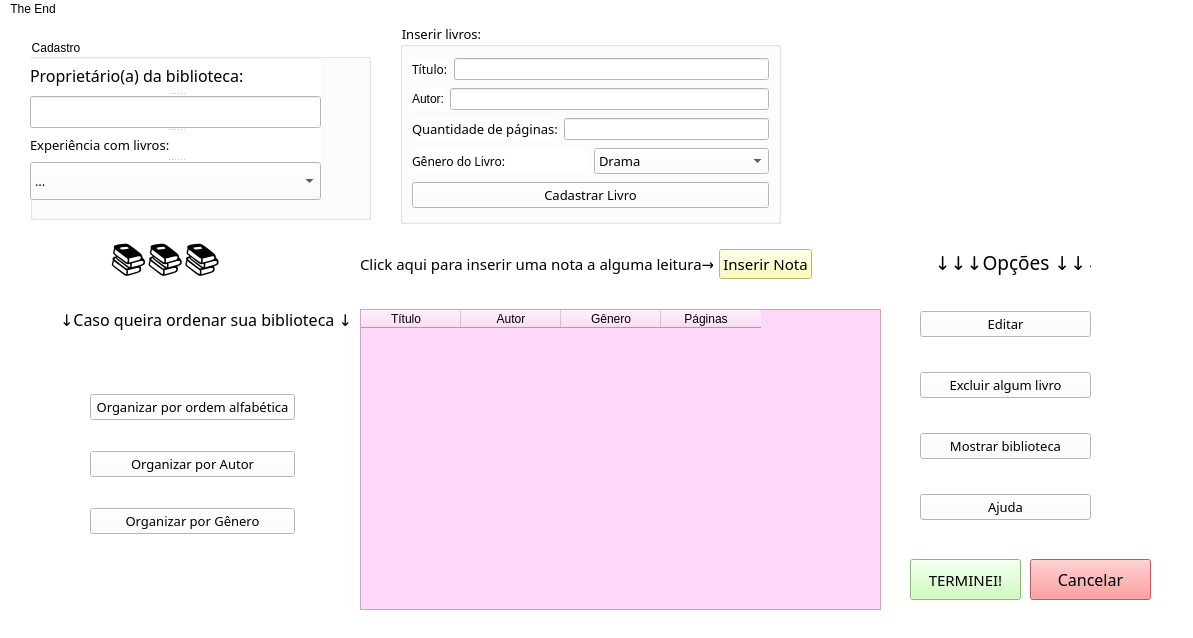
<?xml version="1.0" encoding="UTF-8"?>
<ui version="4.0">
 <class>MainWindow</class>
 <widget class="QMainWindow" name="MainWindow">
  <property name="geometry">
   <rect>
    <x>0</x>
    <y>0</y>
    <width>1193</width>
    <height>638</height>
   </rect>
  </property>
  <property name="windowTitle">
   <string>MainWindow</string>
  </property>
  <property name="styleSheet">
   <string notr="true">background-color:rgb(255, 255, 255)</string>
  </property>
  <widget class="QWidget" name="centralwidget">
   <widget class="QGroupBox" name="groupBox">
    <property name="geometry">
     <rect>
      <x>400</x>
      <y>4</y>
      <width>381</width>
      <height>201</height>
     </rect>
    </property>
    <property name="font">
     <font>
      <family>MV Boli</family>
      <pointsize>10</pointsize>
     </font>
    </property>
    <property name="title">
     <string>Inserir livros:</string>
    </property>
    <layout class="QVBoxLayout" name="verticalLayout_2">
     <item>
      <layout class="QHBoxLayout" name="horizontalLayout">
       <item>
        <widget class="QLabel" name="label_3">
         <property name="font">
          <font>
           <family>MV Boli</family>
           <pointsize>9</pointsize>
          </font>
         </property>
         <property name="text">
          <string>Título:</string>
         </property>
        </widget>
       </item>
       <item>
        <widget class="QLineEdit" name="nome">
         <property name="styleSheet">
          <string notr="true">background-color:rgb(255, 255, 255)</string>
         </property>
        </widget>
       </item>
      </layout>
     </item>
     <item>
      <layout class="QHBoxLayout" name="horizontalLayout_2">
       <item>
        <widget class="QLabel" name="label_7">
         <property name="text">
          <string>Autor:</string>
         </property>
        </widget>
       </item>
       <item>
        <widget class="QLineEdit" name="autor">
         <property name="styleSheet">
          <string notr="true">background-color:rgb(255, 255, 255)</string>
         </property>
        </widget>
       </item>
      </layout>
     </item>
     <item>
      <layout class="QHBoxLayout" name="horizontalLayout_3">
       <item>
        <widget class="QLabel" name="label_5">
         <property name="font">
          <font>
           <family>MV Boli</family>
           <pointsize>10</pointsize>
          </font>
         </property>
         <property name="text">
          <string>Quantidade de páginas:</string>
         </property>
        </widget>
       </item>
       <item>
        <widget class="QLineEdit" name="paginas"/>
       </item>
      </layout>
     </item>
     <item>
      <layout class="QHBoxLayout" name="horizontalLayout_4">
       <item>
        <widget class="QLabel" name="label_4">
         <property name="font">
          <font>
           <family>MV Boli</family>
           <pointsize>9</pointsize>
          </font>
         </property>
         <property name="styleSheet">
          <string notr="true"/>
         </property>
         <property name="text">
          <string>Gênero do Livro:</string>
         </property>
        </widget>
       </item>
       <item>
        <widget class="QComboBox" name="genero">
         <property name="font">
          <font>
           <family>MV Boli</family>
           <pointsize>10</pointsize>
          </font>
         </property>
         <property name="styleSheet">
          <string notr="true">background-color:rgb(255, 255, 255)</string>
         </property>
         <item>
          <property name="text">
           <string>Drama</string>
          </property>
         </item>
         <item>
          <property name="text">
           <string>LGBT</string>
          </property>
         </item>
         <item>
          <property name="text">
           <string>Novela </string>
          </property>
         </item>
         <item>
          <property name="text">
           <string>I.A</string>
          </property>
         </item>
         <item>
          <property name="text">
           <string>Distopia</string>
          </property>
         </item>
         <item>
          <property name="text">
           <string>Biografia</string>
          </property>
         </item>
         <item>
          <property name="text">
           <string>Mistério</string>
          </property>
         </item>
         <item>
          <property name="text">
           <string>Thriller</string>
          </property>
         </item>
         <item>
          <property name="text">
           <string>Suspense</string>
          </property>
         </item>
         <item>
          <property name="text">
           <string>Conto</string>
          </property>
         </item>
         <item>
          <property name="text">
           <string>Poesia </string>
          </property>
         </item>
         <item>
          <property name="text">
           <string>Ficção</string>
          </property>
         </item>
         <item>
          <property name="text">
           <string>Aventura</string>
          </property>
         </item>
         <item>
          <property name="text">
           <string>Terror</string>
          </property>
         </item>
         <item>
          <property name="text">
           <string>Romance</string>
          </property>
         </item>
         <item>
          <property name="text">
           <string>Outro</string>
          </property>
         </item>
        </widget>
       </item>
      </layout>
     </item>
     <item>
      <widget class="QPushButton" name="cadastrar">
       <property name="font">
        <font>
         <family>MV Boli</family>
         <pointsize>10</pointsize>
        </font>
       </property>
       <property name="styleSheet">
        <string notr="true">background-color:rgb(255, 255, 255)</string>
       </property>
       <property name="text">
        <string>Cadastrar Livro</string>
       </property>
      </widget>
     </item>
    </layout>
   </widget>
   <widget class="QTableWidget" name="tabela">
    <property name="geometry">
     <rect>
      <x>360</x>
      <y>290</y>
      <width>521</width>
      <height>301</height>
     </rect>
    </property>
    <property name="font">
     <font>
      <family>MV Boli</family>
      <pointsize>10</pointsize>
     </font>
    </property>
    <property name="layoutDirection">
     <enum>Qt::LeftToRight</enum>
    </property>
    <property name="styleSheet">
     <string notr="true">background-color:rgb(255, 216, 249)</string>
    </property>
    <attribute name="horizontalHeaderCascadingSectionResizes">
     <bool>false</bool>
    </attribute>
    <attribute name="horizontalHeaderShowSortIndicator" stdset="0">
     <bool>false</bool>
    </attribute>
    <attribute name="horizontalHeaderStretchLastSection">
     <bool>false</bool>
    </attribute>
    <column>
     <property name="text">
      <string>Título   </string>
     </property>
    </column>
    <column>
     <property name="text">
      <string>Autor</string>
     </property>
    </column>
    <column>
     <property name="text">
      <string>Gênero</string>
     </property>
    </column>
    <column>
     <property name="text">
      <string>Páginas   </string>
     </property>
    </column>
   </widget>
   <widget class="QPushButton" name="pushButton">
    <property name="geometry">
     <rect>
      <x>1030</x>
      <y>540</y>
      <width>121</width>
      <height>41</height>
     </rect>
    </property>
    <property name="font">
     <font>
      <family>MV Boli</family>
      <pointsize>12</pointsize>
     </font>
    </property>
    <property name="styleSheet">
     <string notr="true">background-color:rgb(255, 129, 131)</string>
    </property>
    <property name="text">
     <string>Cancelar</string>
    </property>
   </widget>
   <widget class="QWidget" name="layoutWidget">
    <property name="geometry">
     <rect>
      <x>920</x>
      <y>230</y>
      <width>171</width>
      <height>271</height>
     </rect>
    </property>
    <layout class="QVBoxLayout" name="verticalLayout">
     <item>
      <widget class="QLabel" name="label_9">
       <property name="font">
        <font>
         <family>MV Boli</family>
         <pointsize>14</pointsize>
        </font>
       </property>
       <property name="layoutDirection">
        <enum>Qt::LeftToRight</enum>
       </property>
       <property name="text">
        <string>   ↓↓↓Opções ↓↓↓</string>
       </property>
      </widget>
     </item>
     <item>
      <spacer name="verticalSpacer_3">
       <property name="orientation">
        <enum>Qt::Vertical</enum>
       </property>
       <property name="sizeHint" stdset="0">
        <size>
         <width>20</width>
         <height>40</height>
        </size>
       </property>
      </spacer>
     </item>
     <item>
      <widget class="QPushButton" name="editar">
       <property name="font">
        <font>
         <family>MV Boli</family>
         <pointsize>10</pointsize>
        </font>
       </property>
       <property name="styleSheet">
        <string notr="true">background-color:rgb(255, 255, 255)</string>
       </property>
       <property name="text">
        <string>Editar</string>
       </property>
      </widget>
     </item>
     <item>
      <spacer name="verticalSpacer">
       <property name="orientation">
        <enum>Qt::Vertical</enum>
       </property>
       <property name="sizeHint" stdset="0">
        <size>
         <width>20</width>
         <height>40</height>
        </size>
       </property>
      </spacer>
     </item>
     <item>
      <widget class="QPushButton" name="excluir">
       <property name="font">
        <font>
         <family>MV Boli</family>
         <pointsize>10</pointsize>
        </font>
       </property>
       <property name="styleSheet">
        <string notr="true">background-color:rgb(255, 255, 255)</string>
       </property>
       <property name="text">
        <string>Excluir algum livro</string>
       </property>
      </widget>
     </item>
     <item>
      <spacer name="verticalSpacer_2">
       <property name="orientation">
        <enum>Qt::Vertical</enum>
       </property>
       <property name="sizeHint" stdset="0">
        <size>
         <width>20</width>
         <height>40</height>
        </size>
       </property>
      </spacer>
     </item>
     <item>
      <widget class="QPushButton" name="pushButton_2">
       <property name="font">
        <font>
         <family>MV Boli</family>
         <pointsize>10</pointsize>
        </font>
       </property>
       <property name="styleSheet">
        <string notr="true">background-color:rgb(255, 255, 255)</string>
       </property>
       <property name="text">
        <string>Mostrar biblioteca</string>
       </property>
      </widget>
     </item>
     <item>
      <spacer name="verticalSpacer_4">
       <property name="orientation">
        <enum>Qt::Vertical</enum>
       </property>
       <property name="sizeHint" stdset="0">
        <size>
         <width>20</width>
         <height>40</height>
        </size>
       </property>
      </spacer>
     </item>
     <item>
      <widget class="QPushButton" name="pushButton_3">
       <property name="font">
        <font>
         <family>MV Boli</family>
         <pointsize>10</pointsize>
        </font>
       </property>
       <property name="text">
        <string>Ajuda</string>
       </property>
      </widget>
     </item>
    </layout>
   </widget>
   <widget class="QGroupBox" name="groupBox_2">
    <property name="geometry">
     <rect>
      <x>30</x>
      <y>20</y>
      <width>341</width>
      <height>181</height>
     </rect>
    </property>
    <property name="title">
     <string>Cadastro</string>
    </property>
    <widget class="QSplitter" name="splitter">
     <property name="geometry">
      <rect>
       <x>0</x>
       <y>20</y>
       <width>291</width>
       <height>141</height>
      </rect>
     </property>
     <property name="orientation">
      <enum>Qt::Vertical</enum>
     </property>
     <widget class="QLabel" name="label">
      <property name="font">
       <font>
        <family>MV Boli</family>
        <pointsize>12</pointsize>
       </font>
      </property>
      <property name="text">
       <string>Proprietário(a) da biblioteca:</string>
      </property>
     </widget>
     <widget class="QLineEdit" name="pessoa">
      <property name="styleSheet">
       <string notr="true">background-color:rgb(255, 255, 255)</string>
      </property>
     </widget>
     <widget class="QLabel" name="label_2">
      <property name="font">
       <font>
        <family>MV Boli</family>
        <pointsize>10</pointsize>
       </font>
      </property>
      <property name="text">
       <string>Experiência com livros:</string>
      </property>
     </widget>
     <widget class="QComboBox" name="indicador">
      <property name="font">
       <font>
        <family>MV Boli</family>
        <pointsize>10</pointsize>
       </font>
      </property>
      <property name="styleSheet">
       <string notr="true">background-color:rgb(255, 255, 255)
</string>
      </property>
      <item>
       <property name="text">
        <string>...</string>
       </property>
      </item>
      <item>
       <property name="text">
        <string>Bookaholic</string>
       </property>
      </item>
      <item>
       <property name="text">
        <string>Mais do que viciado</string>
       </property>
      </item>
      <item>
       <property name="text">
        <string>Mediano</string>
       </property>
      </item>
      <item>
       <property name="text">
        <string>Iniciante</string>
       </property>
      </item>
      <item>
       <property name="text">
        <string>Só leio quando estou com tédio</string>
       </property>
      </item>
     </widget>
    </widget>
   </widget>
   <widget class="QWidget" name="layoutWidget_2">
    <property name="geometry">
     <rect>
      <x>90</x>
      <y>350</y>
      <width>205</width>
      <height>191</height>
     </rect>
    </property>
    <layout class="QVBoxLayout" name="verticalLayout_3">
     <item>
      <widget class="QPushButton" name="alfabetica">
       <property name="font">
        <font>
         <family>MV Boli</family>
         <pointsize>10</pointsize>
        </font>
       </property>
       <property name="text">
        <string>Organizar por ordem alfabética</string>
       </property>
      </widget>
     </item>
     <item>
      <widget class="QPushButton" name="pushButton_4">
       <property name="font">
        <font>
         <family>MV Boli</family>
         <pointsize>10</pointsize>
        </font>
       </property>
       <property name="text">
        <string>Organizar por Autor</string>
       </property>
      </widget>
     </item>
     <item>
      <widget class="QPushButton" name="gen">
       <property name="font">
        <font>
         <family>MV Boli</family>
         <pointsize>10</pointsize>
        </font>
       </property>
       <property name="text">
        <string>Organizar por Gênero</string>
       </property>
      </widget>
     </item>
    </layout>
   </widget>
   <widget class="QLabel" name="label_6">
    <property name="geometry">
     <rect>
      <x>60</x>
      <y>270</y>
      <width>291</width>
      <height>61</height>
     </rect>
    </property>
    <property name="font">
     <font>
      <family>MV Boli</family>
      <pointsize>12</pointsize>
     </font>
    </property>
    <property name="text">
     <string>↓Caso queira ordenar sua biblioteca ↓</string>
    </property>
   </widget>
   <widget class="QPushButton" name="finish">
    <property name="geometry">
     <rect>
      <x>910</x>
      <y>540</y>
      <width>111</width>
      <height>41</height>
     </rect>
    </property>
    <property name="font">
     <font>
      <family>MV Boli</family>
      <pointsize>11</pointsize>
     </font>
    </property>
    <property name="styleSheet">
     <string notr="true">background-color: rgb(194, 255, 171);</string>
    </property>
    <property name="text">
     <string>TERMINEI!</string>
    </property>
   </widget>
   <widget class="QWidget" name="layoutWidget">
    <property name="geometry">
     <rect>
      <x>360</x>
      <y>230</y>
      <width>452</width>
      <height>30</height>
     </rect>
    </property>
    <layout class="QHBoxLayout" name="horizontalLayout_5">
     <item>
      <widget class="QLabel" name="label_8">
       <property name="font">
        <font>
         <family>MV Boli</family>
         <pointsize>11</pointsize>
        </font>
       </property>
       <property name="text">
        <string>Click aqui para inserir uma nota a alguma leitura→</string>
       </property>
      </widget>
     </item>
     <item>
      <widget class="QPushButton" name="inserir">
       <property name="font">
        <font>
         <family>MV Boli</family>
         <pointsize>11</pointsize>
        </font>
       </property>
       <property name="styleSheet">
        <string notr="true">background-color:rgb(255, 255, 164)</string>
       </property>
       <property name="text">
        <string>Inserir Nota</string>
       </property>
      </widget>
     </item>
    </layout>
   </widget>
   <widget class="QLabel" name="label_10">
    <property name="geometry">
     <rect>
      <x>900</x>
      <y>10</y>
      <width>211</width>
      <height>211</height>
     </rect>
    </property>
    <property name="text">
     <string/>
    </property>
    <property name="pixmap">
     <pixmap>../../Imagens/novoicon.png</pixmap>
    </property>
    <property name="scaledContents">
     <bool>true</bool>
    </property>
   </widget>
   <widget class="QLabel" name="label_11">
    <property name="geometry">
     <rect>
      <x>110</x>
      <y>220</y>
      <width>141</width>
      <height>51</height>
     </rect>
    </property>
    <property name="font">
     <font>
      <pointsize>26</pointsize>
     </font>
    </property>
    <property name="text">
     <string>📚📚📚</string>
    </property>
    <property name="scaledContents">
     <bool>true</bool>
    </property>
   </widget>
  </widget>
  <widget class="QMenuBar" name="menubar">
   <property name="geometry">
    <rect>
     <x>0</x>
     <y>0</y>
     <width>1193</width>
     <height>21</height>
    </rect>
   </property>
   <widget class="QMenu" name="menuAll">
    <property name="title">
     <string>The End</string>
    </property>
    <addaction name="actionSalvar"/>
    <addaction name="separator"/>
    <addaction name="actionCarregar"/>
   </widget>
   <addaction name="menuAll"/>
  </widget>
  <widget class="QStatusBar" name="statusbar"/>
  <action name="actionSalvar">
   <property name="checkable">
    <bool>true</bool>
   </property>
   <property name="text">
    <string>Salvar</string>
   </property>
   <property name="font">
    <font>
     <family>MV Boli</family>
    </font>
   </property>
   <property name="shortcut">
    <string>Ctrl+S</string>
   </property>
  </action>
  <action name="actionCarregar">
   <property name="text">
    <string>Carregar</string>
   </property>
   <property name="font">
    <font>
     <family>MV Boli</family>
     <pointsize>9</pointsize>
    </font>
   </property>
   <property name="shortcut">
    <string>Ctrl+D</string>
   </property>
  </action>
 </widget>
 <resources/>
 <connections/>
</ui>
